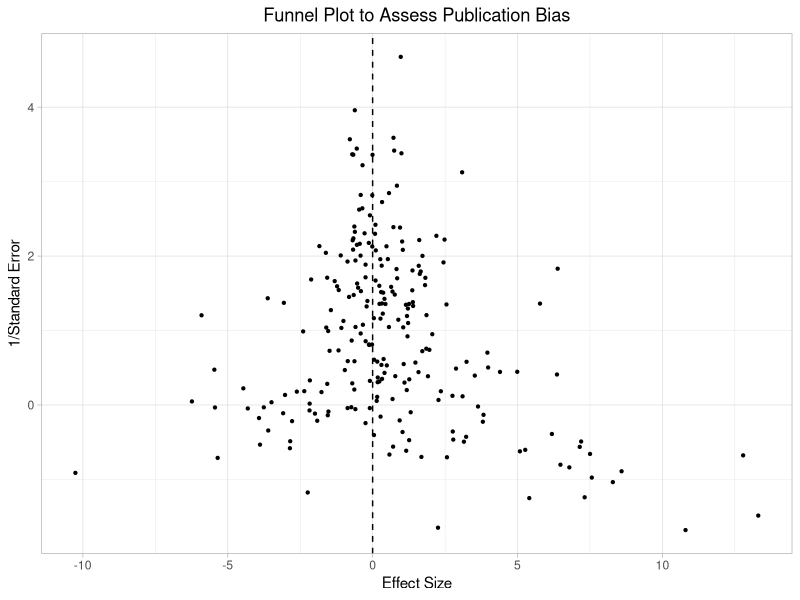

Here is the R script that generated this plot:
setwd("~/OneDrive - University of Edinburgh/Age_AMR/Age_AMR_Github")
library(lme4)
library(tidyr)
library(dplyr)
library(ggplot2)

# Import Processed Data
data<-read.csv("dataset_2.csv",header=T)

# Run regression for each paper to estimate of effect size and standard error
paper_list<-distinct(select(data,paper))
all_results<-data.frame()
for(i in 1:nrow(paper_list)){
  specific_data<-filter(data,paper==paper_list[i,1])
  model<-glm(cbind(resistant, susceptible)~age_scaled,data=specific_data,family="binomial")
  result<-data.frame(slope=summary(model)$coeff[2,1],error=summary(model)$coeff[2,2],paper=paper_list[i,1])
  all_results<-rbind(all_results,result)
}

# Funnel Plot
ggplot(all_results,aes(x=slope,y=log(1/error)))+
  geom_point(size=0.8)+
  geom_vline(xintercept=0,colour="black",linetype="dashed")+
  theme_light()+
  labs(title="Funnel Plot to Assess Publication Bias",x="Effect Size",y="1/Standard Error")+
  theme(plot.title = element_text(hjust = 0.5))
